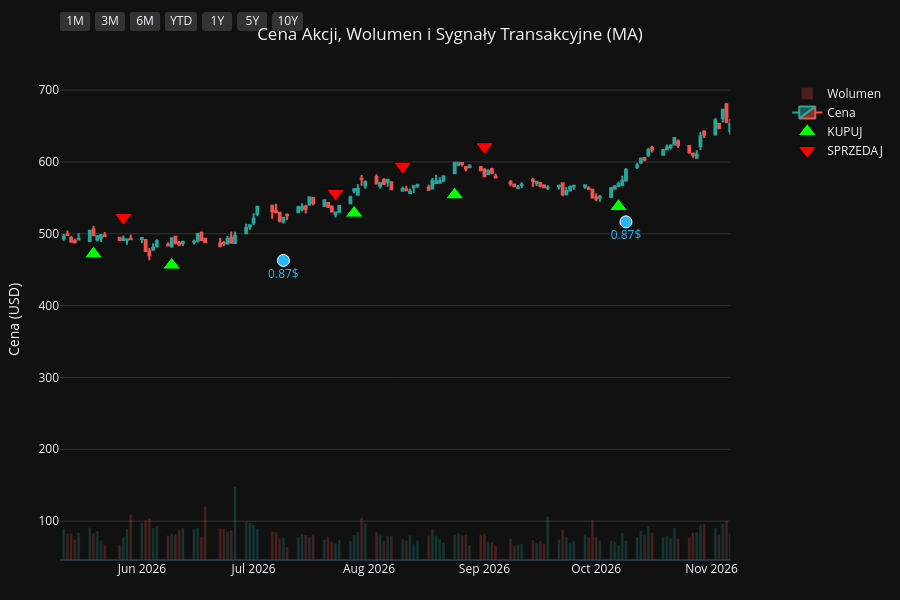
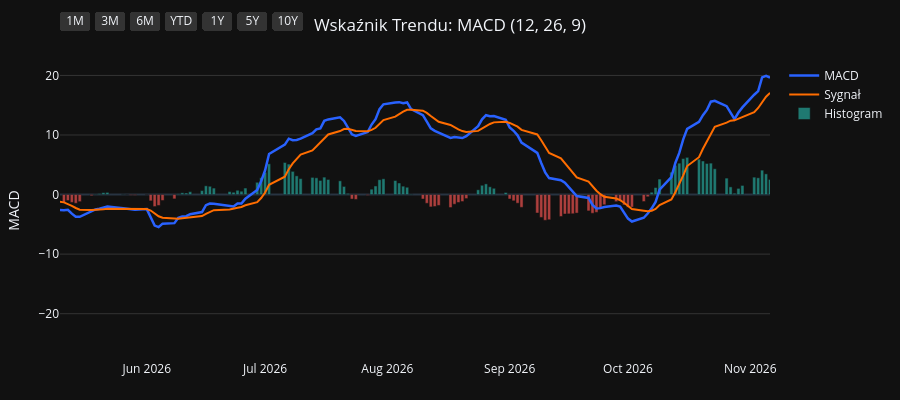
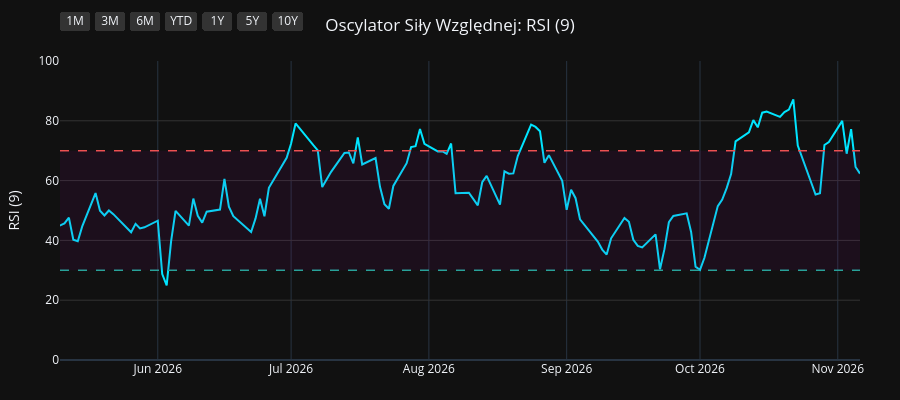
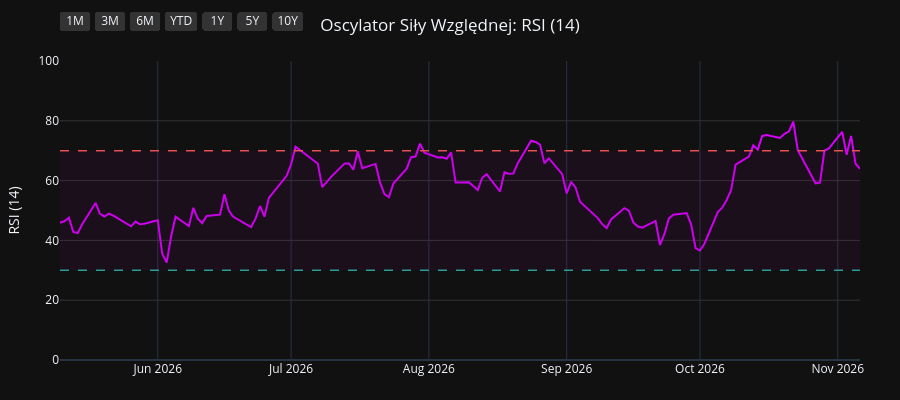

Notebook source saved alongside these figures, in order:
### Code cell
import os
import yfinance as yf
import pandas as pd
import pandas_ta as ta
import plotly.graph_objects as go
from plotly.subplots import make_subplots

# 1. Pobranie i przygotowanie danych
symbol = os.environ.get("STOCK_TICKER", "").strip().upper()
if not symbol:
    raise RuntimeError("Set STOCK_TICKER before running price_extractor.ipynb")
df = yf.Ticker(symbol).history(period="10y")
df.index = df.index.tz_localize(None)

# Wskaźniki i sygnały
df.ta.macd(fast=12, slow=26, signal=9, append=True)
df.ta.rsi(length=9, append=True)
df.ta.rsi(length=14, append=True)
df.ta.rsi(length=21, append=True)
df.dropna(inplace=True)

macd = df['MACD_12_26_9']
signal = df['MACDs_12_26_9']
wczorajszy_macd = macd.shift(1)
wczorajszy_signal = signal.shift(1)

df['Decyzja'] = 'BRAK'
df.loc[(macd > signal) & (wczorajszy_macd <= wczorajszy_signal), 'Decyzja'] = 'KUPUJ'
df.loc[(macd < signal) & (wczorajszy_macd >= wczorajszy_signal), 'Decyzja'] = 'SPRZEDAJ'

df_kupuj = df[df['Decyzja'] == 'KUPUJ']
df_sprzedaj = df[df['Decyzja'] == 'SPRZEDAJ']
df_dywidendy = df[df['Dividends'] > 0]
df_splity = df[df['Stock Splits'] > 0]

# Wspólna konfiguracja osi X
konfiguracja_osi_x = dict(
    type="date",
    showspikes=True, spikemode="across", spikesnap="cursor", spikedash="dot", spikecolor="#ffffff", spikethickness=1, hoverformat="%Y-%m-%d",
    rangeselector=dict(
        buttons=list([
            dict(count=1, label="1M", step="month", stepmode="backward"),
            dict(count=3, label="3M", step="month", stepmode="backward"),
            dict(count=6, label="6M", step="month", stepmode="backward"),
            dict(count=1, label="YTD", step="year", stepmode="todate"),
            dict(count=1, label="1Y", step="year", stepmode="backward"),
            dict(count=5, label="5Y", step="year", stepmode="backward"),
            dict(step="all", label="10Y")
        ]),
        bgcolor="#333333", activecolor="#2962ff", x=0, y=1.1
    )
)

# ==========================================
# WYKRES 1: CENA + WOLUMEN + SYGNAŁY
# ==========================================
fig1 = make_subplots(specs=[[{"secondary_y": True}]])

kolory_wolumenu = ['#26a69a' if row['Close'] >= row['Open'] else '#ef5350' for index, row in df.iterrows()]
fig1.add_trace(go.Bar(x=df.index, y=df['Volume'], marker_color=kolory_wolumenu, opacity=0.25, name='Wolumen'), secondary_y=True)
fig1.add_trace(go.Candlestick(x=df.index, open=df['Open'], high=df['High'], low=df['Low'], close=df['Close'], name='Cena', increasing_line_color='#26a69a', decreasing_line_color='#ef5350'), secondary_y=False)
fig1.add_trace(go.Scatter(x=df_kupuj.index, y=df_kupuj['Low'] * 0.95, customdata=df_kupuj[['Low', 'High']], mode='markers', marker=dict(symbol='triangle-up', size=16, color='#00ff00', line=dict(width=1, color='black')), name='KUPUJ', hovertemplate='KUPUJ<br>Najniższa: %{customdata[0]:.2f}<br>Najwyższa: %{customdata[1]:.2f}<extra></extra>'), secondary_y=False)
fig1.add_trace(go.Scatter(x=df_sprzedaj.index, y=df_sprzedaj['High'] * 1.05, customdata=df_sprzedaj[['Low', 'High']], mode='markers', marker=dict(symbol='triangle-down', size=16, color='#ff0000', line=dict(width=1, color='black')), name='SPRZEDAJ', hovertemplate='SPRZEDAJ<br>Najniższa: %{customdata[0]:.2f}<br>Najwyższa: %{customdata[1]:.2f}<extra></extra>'), secondary_y=False)

if not df_dywidendy.empty:
    fig1.add_trace(go.Scatter(x=df_dywidendy.index, y=df_dywidendy['Low'] * 0.90, mode='markers+text', marker=dict(symbol='circle', size=12, color='#29b6f6', line=dict(width=1, color='white')), text=df_dywidendy['Dividends'].apply(lambda x: f"{x}$"), textposition="bottom center", name='Dywidenda', showlegend=False, hovertemplate='Dywidenda: %{text}<extra></extra>', textfont=dict(color="#29b6f6")), secondary_y=False)
if not df_splity.empty:
                    fig1.add_trace(go.Scatter(x=df_splity.index, y=df_splity['High'], mode='markers+text', marker=dict(symbol='star', size=16, color='#ffee58', line=dict(width=1, color='black')), text=df_splity['Stock Splits'].apply(lambda x: f"{x:g}:1" if x >= 1 else f"1:{1 / x:g}"), textposition="top center", name='Split', hovertemplate='%{text}<extra></extra>', textfont=dict(color="#ffee58")), secondary_y=False)

fig1.update_layout(title=dict(text=f"Cena Akcji, Wolumen i Sygnały Transakcyjne ({symbol})", x=0.5, xanchor='center'), dragmode='pan', xaxis_rangeslider_visible=False, template='plotly_dark', height=600, hovermode='x unified', margin=dict(l=60, r=40, t=60, b=40))
fig1.update_xaxes(**konfiguracja_osi_x)
fig1.update_xaxes(range=[df.index.max() - pd.Timedelta(days=180), df.index.max()])
fig1.update_yaxes(title_text="Cena (USD)", secondary_y=False, gridcolor='#333333')
fig1.update_yaxes(range=[0, df['Volume'].max() * 4], showgrid=False, showticklabels=False, secondary_y=True)
fig1.show(config={'scrollZoom': True})

# ==========================================
# WYKRES 2: WSKAŹNIK MACD
# ==========================================
fig2 = go.Figure()
fig2.add_trace(go.Scatter(x=df.index, y=df['MACD_12_26_9'], line=dict(color='#2962ff', width=2.5), name='MACD'))
fig2.add_trace(go.Scatter(x=df.index, y=df['MACDs_12_26_9'], line=dict(color='#ff6d00', width=2), name='Sygnał'))
kolory_macd = ['#26a69a' if val >= 0 else '#ef5350' for val in df['MACDh_12_26_9']]
fig2.add_trace(go.Bar(x=df.index, y=df['MACDh_12_26_9'], marker_color=kolory_macd, name='Histogram', opacity=0.7))
fig2.update_layout(title=dict(text="Wskaźnik Trendu: MACD (12, 26, 9)", x=0.5, xanchor='center'), dragmode='pan', xaxis_rangeslider_visible=False, template='plotly_dark', height=400, hovermode='x unified', margin=dict(l=60, r=40, t=60, b=40))
fig2.update_xaxes(**konfiguracja_osi_x)
fig2.update_xaxes(range=[df.index.max() - pd.Timedelta(days=180), df.index.max()])
fig2.update_yaxes(title_text="MACD", gridcolor='#333333')
fig2.show(config={'scrollZoom': True})

# ==========================================
# WYKRES 3: OSCYLATOR RSI (9)
# ==========================================
fig3 = go.Figure()
fig3.add_trace(go.Scatter(x=df.index, y=df['RSI_9'], line=dict(color='#00e5ff', width=2), name='RSI (9)'))
fig3.add_hline(y=70, line_dash="dash", line_color="#ef5350", line_width=1.5)
fig3.add_hline(y=30, line_dash="dash", line_color="#26a69a", line_width=1.5)
fig3.add_hrect(y0=30, y1=70, line_width=0, fillcolor="purple", opacity=0.1)
fig3.update_layout(title=dict(text="Oscylator Siły Względnej: RSI (9)", x=0.5, xanchor='center'), dragmode='pan', xaxis_rangeslider_visible=False, template='plotly_dark', height=400, hovermode='x unified', margin=dict(l=60, r=40, t=60, b=40))
fig3.update_xaxes(**konfiguracja_osi_x)
fig3.update_xaxes(range=[df.index.max() - pd.Timedelta(days=180), df.index.max()])
fig3.update_yaxes(title_text="RSI (9)", range=[0, 100], gridcolor='#333333')
fig3.show(config={'scrollZoom': True})

# ==========================================
# WYKRES 4: OSCYLATOR RSI (14)
# ==========================================
fig4 = go.Figure()
fig4.add_trace(go.Scatter(x=df.index, y=df['RSI_14'], line=dict(color='#d500f9', width=2), name='RSI (14)'))
fig4.add_hline(y=70, line_dash="dash", line_color="#ef5350", line_width=1.5)
fig4.add_hline(y=30, line_dash="dash", line_color="#26a69a", line_width=1.5)
fig4.add_hrect(y0=30, y1=70, line_width=0, fillcolor="purple", opacity=0.1)
fig4.update_layout(title=dict(text="Oscylator Siły Względnej: RSI (14)", x=0.5, xanchor='center'), dragmode='pan', xaxis_rangeslider_visible=False, template='plotly_dark', height=400, hovermode='x unified', margin=dict(l=60, r=40, t=60, b=40))
fig4.update_xaxes(**konfiguracja_osi_x)
fig4.update_xaxes(range=[df.index.max() - pd.Timedelta(days=180), df.index.max()])
fig4.update_yaxes(title_text="RSI (14)", range=[0, 100], gridcolor='#333333')
fig4.show(config={'scrollZoom': True})

# ==========================================
# WYKRES 5: OSCYLATOR RSI (21)
# ==========================================
fig5 = go.Figure()
fig5.add_trace(go.Scatter(x=df.index, y=df['RSI_21'], line=dict(color='#64dd17', width=2), name='RSI (21)'))
fig5.add_hline(y=70, line_dash="dash", line_color="#ef5350", line_width=1.5)
fig5.add_hline(y=30, line_dash="dash", line_color="#26a69a", line_width=1.5)
fig5.add_hrect(y0=30, y1=70, line_width=0, fillcolor="purple", opacity=0.1)
fig5.update_layout(title=dict(text="Oscylator Siły Względnej: RSI (21)", x=0.5, xanchor='center'), dragmode='pan', xaxis_rangeslider_visible=False, template='plotly_dark', height=400, hovermode='x unified', margin=dict(l=60, r=40, t=60, b=40))
fig5.update_xaxes(**konfiguracja_osi_x)
fig5.update_xaxes(range=[df.index.max() - pd.Timedelta(days=180), df.index.max()])
fig5.update_yaxes(title_text="RSI (21)", range=[0, 100], gridcolor='#333333')
fig5.show(config={'scrollZoom': True})

### Figure 1 — Plotly figure (JSON) as saved in the notebook; plotly's stock layout.template omitted (floating-point values rounded to 4 significant figures; data arrays with more than 128 entries replaced by an {"elided": "..."} marker saying what was removed)
{"data": [{"marker": {"color": {"elided": "2478 str values"}}, "name": "Wolumen", "opacity": 0.25, "type": "bar", "x": {"elided": "2478 str values"}, "xaxis": "x", "y": {"elided": "2478 int values"}, "yaxis": "y2"}, {"close": {"elided": "2478 float values"}, "decreasing": {"line": {"color": "#ef5350"}}, "high": {"elided": "2478 float values"}, "increasing": {"line": {"color": "#26a69a"}}, "low": {"elided": "2478 float values"}, "name": "Cena", "open": {"elided": "2478 float values"}, "type": "candlestick", "x": {"elided": "2478 str values"}, "xaxis": "x", "yaxis": "y"}, {"customdata": {"elided": "108x2 float values"}, "hovertemplate": "KUPUJ<br>Najniższa: %{customdata[0]:.2f}<br>Najwyższa: %{customdata[1]:.2f}<extra></extra>", "marker": {"color": "#00ff00", "line": {"color": "black", "width": 1}, "size": 16, "symbol": "triangle-up"}, "mode": "markers", "name": "KUPUJ", "type": "scatter", "x": ["2017-01-03T00:00:00", "2017-02-15T00:00:00", "2017-03-17T00:00:00", "2017-04-20T00:00:00", "2017-05-23T00:00:00", "2017-07-12T00:00:00", "2017-08-02T00:00:00", "2017-08-16T00:00:00", "2017-08-22T00:00:00", "2017-09-07T00:00:00", "2017-10-09T00:00:00", "2017-10-31T00:00:00", "2017-11-06T00:00:00", "2017-11-24T00:00:00", "2017-12-12T00:00:00", "2018-01-03T00:00:00", "2018-02-15T00:00:00", "2018-03-07T00:00:00", "2018-03-16T00:00:00", "2018-04-17T00:00:00", "2018-04-26T00:00:00", "2018-06-05T00:00:00", "2018-07-11T00:00:00", "2018-08-22T00:00:00", "2018-11-05T00:00:00", "2018-11-28T00:00:00", "2019-01-02T00:00:00", "2019-01-04T00:00:00", "2019-03-21T00:00:00", "2019-04-01T00:00:00", "2019-04-22T00:00:00", "2019-05-17T00:00:00", "2019-06-07T00:00:00", "2019-06-20T00:00:00", "2019-07-02T00:00:00", "2019-08-19T00:00:00", "2019-10-10T00:00:00", "2019-10-29T00:00:00", "2019-11-08T00:00:00", "2019-12-13T00:00:00", "2020-01-02T00:00:00", "2020-01-08T00:00:00", "2020-02-12T00:00:00", "2020-03-26T00:00:00", "2020-07-17T00:00:00", "2020-10-01T00:00:00", "2020-11-09T00:00:00", "2020-12-28T00:00:00", "2021-02-04T00:00:00", "2021-04-08T00:00:00", "2021-06-04T00:00:00", "2021-07-02T00:00:00", "2021-07-22T00:00:00", "2021-09-09T00:00:00", "2021-09-22T00:00:00", "2021-10-15T00:00:00", "2021-11-09T00:00:00", "2021-12-07T00:00:00", "2022-01-31T00:00:00", "2022-03-16T00:00:00", "2022-04-18T00:00:00", "2022-04-28T00:00:00", "2022-05-23T00:00:00", "2022-07-06T00:00:00", "2022-08-15T00:00:00", "2022-10-05T00:00:00", "2023-01-06T00:00:00", "2023-03-06T00:00:00", "2023-03-21T00:00:00", "2023-04-27T00:00:00", "2023-05-18T00:00:00", "2023-06-15T00:00:00", "2023-07-24T00:00:00", "2023-08-23T00:00:00", "2023-10-12T00:00:00", "2023-11-03T00:00:00", "2024-01-18T00:00:00", "2024-02-26T00:00:00", "2024-03-20T00:00:00", "2024-05-09T00:00:00", "2024-06-07T00:00:00", "2024-07-05T00:00:00", "2024-07-17T00:00:00", "2024-07-30T00:00:00", "2024-10-14T00:00:00", "2024-11-08T00:00:00", "2024-11-27T00:00:00", "2024-12-26T00:00:00", "2025-01-17T00:00:00", "2025-03-25T00:00:00", "2025-04-17T00:00:00", "2025-07-03T00:00:00", "2025-07-22T00:00:00", "2025-10-06T00:00:00", "2025-10-21T00:00:00", "2025-11-11T00:00:00", "2025-11-26T00:00:00", "2026-01-07T00:00:00", "2026-02-02T00:00:00", "2026-03-03T00:00:00", "2026-03-25T00:00:00", "2026-03-30T00:00:00", "2026-04-29T00:00:00", "2026-05-19T00:00:00", "2026-06-09T00:00:00", "2026-07-28T00:00:00", "2026-08-24T00:00:00", "2026-10-07T00:00:00"], "xaxis": "x", "y": [93.29, 97.67, 101.2, 101.4, 107.0, 112.3, 116.4, 118.8, 119.2, 122.3, 129.0, 131.9, 134.5, 136.5, 136.0, 137.4, 154.9, 158.7, 163.7, 158.1, 157.7, 179.1, 181.5, 183.4, 176.3, 175.4, 168.2, 167.4, 207.5, 215.4, 217.7, 228.4, 236.4, 239.0, 242.6, 250.9, 247.6, 249.2, 248.0, 264.5, 273.3, 274.6, 300.9, 230.9, 274.4, 311.9, 312.8, 309.1, 307.8, 342.9, 334.5, 342.3, 347.2, 322.2, 311.8, 320.6, 313.2, 311.0, 347.4, 310.9, 326.6, 341.0, 313.4, 291.9, 324.9, 275.3, 330.1, 335.6, 325.9, 335.9, 359.0, 344.7, 369.6, 371.2, 370.8, 358.1, 399.5, 441.1, 452.0, 424.5, 418.6, 415.8, 414.3, 415.2, 471.2, 487.6, 494.2, 500.2, 489.7, 509.4, 479.3, 527.9, 523.4, 536.6, 529.3, 517.3, 513.7, 545.2, 511.4, 485.0, 467.5, 460.4, 493.3, 472.1, 456.4, 528.8, 554.2, 537.8], "yaxis": "y"}, {"customdata": {"elided": "108x2 float values"}, "hovertemplate": "SPRZEDAJ<br>Najniższa: %{customdata[0]:.2f}<br>Najwyższa: %{customdata[1]:.2f}<extra></extra>", "marker": {"color": "#ff0000", "line": {"color": "black", "width": 1}, "size": 16, "symbol": "triangle-down"}, "mode": "markers", "name": "SPRZEDAJ", "type": "scatter", "x": ["2016-12-30T00:00:00", "2017-01-30T00:00:00", "2017-03-09T00:00:00", "2017-03-21T00:00:00", "2017-05-10T00:00:00", "2017-06-12T00:00:00", "2017-07-31T00:00:00", "2017-08-03T00:00:00", "2017-08-17T00:00:00", "2017-08-31T00:00:00", "2017-09-25T00:00:00", "2017-10-19T00:00:00", "2017-11-02T00:00:00", "2017-11-09T00:00:00", "2017-11-29T00:00:00", "2017-12-22T00:00:00", "2018-02-05T00:00:00", "2018-03-01T00:00:00", "2018-03-15T00:00:00", "2018-03-19T00:00:00", "2018-04-25T00:00:00", "2018-05-22T00:00:00", "2018-06-14T00:00:00", "2018-07-27T00:00:00", "2018-10-03T00:00:00", "2018-11-19T00:00:00", "2018-12-17T00:00:00", "2019-01-03T00:00:00", "2019-02-25T00:00:00", "2019-03-22T00:00:00", "2019-04-05T00:00:00", "2019-05-06T00:00:00", "2019-05-24T00:00:00", "2019-06-18T00:00:00", "2019-06-25T00:00:00", "2019-07-19T00:00:00", "2019-09-10T00:00:00", "2019-10-22T00:00:00", "2019-11-07T00:00:00", "2019-12-10T00:00:00", "2019-12-30T00:00:00", "2020-01-03T00:00:00", "2020-01-28T00:00:00", "2020-02-24T00:00:00", "2020-06-11T00:00:00", "2020-09-04T00:00:00", "2020-10-16T00:00:00", "2020-12-10T00:00:00", "2021-01-12T00:00:00", "2021-03-18T00:00:00", "2021-04-30T00:00:00", "2021-06-30T00:00:00", "2021-07-20T00:00:00", "2021-08-02T00:00:00", "2021-09-21T00:00:00", "2021-10-13T00:00:00", "2021-10-27T00:00:00", "2021-11-22T00:00:00", "2022-01-12T00:00:00", "2022-02-10T00:00:00", "2022-04-11T00:00:00", "2022-04-25T00:00:00", "2022-05-05T00:00:00", "2022-06-10T00:00:00", "2022-08-11T00:00:00", "2022-08-18T00:00:00", "2022-12-06T00:00:00", "2023-01-27T00:00:00", "2023-03-09T00:00:00", "2023-04-26T00:00:00", "2023-05-16T00:00:00", "2023-05-22T00:00:00", "2023-07-21T00:00:00", "2023-07-25T00:00:00", "2023-09-15T00:00:00", "2023-10-19T00:00:00", "2023-12-26T00:00:00", "2024-02-20T00:00:00", "2024-03-04T00:00:00", "2024-03-25T00:00:00", "2024-05-28T00:00:00", "2024-06-28T00:00:00", "2024-07-09T00:00:00", "2024-07-24T00:00:00", "2024-09-20T00:00:00", "2024-10-25T00:00:00", "2024-11-19T00:00:00", "2024-12-04T00:00:00", "2024-12-30T00:00:00", "2025-02-19T00:00:00", "2025-04-04T00:00:00", "2025-05-22T00:00:00", "2025-07-14T00:00:00", "2025-09-03T00:00:00", "2025-10-09T00:00:00", "2025-10-30T00:00:00", "2025-11-17T00:00:00", "2026-01-02T00:00:00", "2026-01-09T00:00:00", "2026-02-12T00:00:00", "2026-03-12T00:00:00", "2026-03-27T00:00:00", "2026-04-28T00:00:00", "2026-05-01T00:00:00", "2026-05-27T00:00:00", "2026-07-23T00:00:00", "2026-08-10T00:00:00", "2026-09-01T00:00:00"], "xaxis": "x", "y": [103.1, 108.7, 110.5, 111.9, 116.1, 121.4, 128.0, 130.1, 132.0, 134.0, 141.6, 145.8, 148.9, 149.5, 154.1, 151.2, 171.8, 177.2, 182.0, 182.2, 174.0, 192.8, 201.5, 212.2, 224.8, 200.0, 194.1, 188.1, 226.5, 237.2, 239.1, 250.6, 255.0, 263.9, 268.0, 281.6, 283.6, 277.8, 277.5, 292.7, 303.7, 305.1, 324.8, 332.7, 310.1, 351.5, 349.9, 340.3, 353.4, 381.3, 391.4, 376.3, 383.3, 396.9, 349.3, 356.2, 357.8, 348.0, 379.7, 387.8, 359.2, 362.8, 375.8, 351.8, 364.2, 368.0, 363.9, 390.7, 373.8, 382.8, 394.5, 398.4, 413.5, 417.0, 430.8, 407.2, 439.1, 470.9, 492.4, 498.2, 466.1, 463.7, 463.7, 451.5, 511.3, 533.9, 542.2, 545.9, 548.3, 592.9, 541.1, 596.4, 582.5, 618.9, 604.5, 587.3, 573.1, 595.6, 607.4, 567.4, 528.3, 522.5, 541.1, 532.7, 522.6, 556.6, 594.2, 621.3], "yaxis": "y"}, {"hovertemplate": "Dywidenda: %{text}<extra></extra>", "marker": {"color": "#29b6f6", "line": {"color": "white", "width": 1}, "size": 12, "symbol": "circle"}, "mode": "markers+text", "name": "Dywidenda", "showlegend": false, "text": ["0.22$", "0.22$", "0.22$", "0.22$", "0.25$", "0.25$", "0.25$", "0.25$", "0.33$", "0.33$", "0.33$", "0.33$", "0.4$", "0.4$", "0.4$", "0.4$", "0.44$", "0.44$", "0.44$", "0.44$", "0.49$", "0.49$", "0.49$", "0.49$", "0.57$", "0.57$", "0.57$", "0.57$", "0.66$", "0.66$", "0.66$", "0.66$", "0.76$", "0.76$", "0.76$", "0.76$", "0.87$", "0.87$", "0.87$", "0.87$"], "textfont": {"color": "#29b6f6"}, "textposition": "bottom center", "type": "scatter", "x": ["2017-01-05T00:00:00", "2017-04-05T00:00:00", "2017-07-05T00:00:00", "2017-10-05T00:00:00", "2018-01-08T00:00:00", "2018-04-06T00:00:00", "2018-07-06T00:00:00", "2018-10-05T00:00:00", "2019-01-08T00:00:00", "2019-04-08T00:00:00", "2019-07-08T00:00:00", "2019-10-08T00:00:00", "2020-01-08T00:00:00", "2020-04-08T00:00:00", "2020-07-08T00:00:00", "2020-10-08T00:00:00", "2021-01-07T00:00:00", "2021-04-08T00:00:00", "2021-07-08T00:00:00", "2021-10-07T00:00:00", "2022-01-06T00:00:00", "2022-04-07T00:00:00", "2022-07-07T00:00:00", "2022-10-06T00:00:00", "2023-01-06T00:00:00", "2023-04-05T00:00:00", "2023-07-06T00:00:00", "2023-10-05T00:00:00", "2024-01-08T00:00:00", "2024-04-08T00:00:00", "2024-07-09T00:00:00", "2024-10-09T00:00:00", "2025-01-10T00:00:00", "2025-04-09T00:00:00", "2025-07-09T00:00:00", "2025-10-09T00:00:00", "2026-01-09T00:00:00", "2026-04-09T00:00:00", "2026-07-09T00:00:00", "2026-10-09T00:00:00"], "xaxis": "x", "y": [90.56, 95.37, 103.4, 121.8, 135.4, 144.9, 169.6, 182.2, 162.4, 201.1, 232.7, 230.5, 260.2, 224.5, 258.2, 299.2, 303.2, 324.8, 319.0, 304.9, 320.6, 302.9, 280.3, 262.6, 312.7, 318.8, 344.0, 344.8, 368.8, 420.5, 393.2, 440.7, 448.2, 419.2, 499.5, 503.0, 515.3, 446.6, 462.9, 516.6], "yaxis": "y"}], "layout": {"dragmode": "pan", "height": 600, "hovermode": "x unified", "margin": {"b": 40, "l": 60, "r": 40, "t": 60}, "title": {"text": "Cena Akcji, Wolumen i Sygnały Transakcyjne (MA)", "x": 0.5, "xanchor": "center"}, "xaxis": {"anchor": "y", "domain": [0.0, 0.94], "hoverformat": "%Y-%m-%d", "range": ["2026-05-10T00:00:00", "2026-11-06T00:00:00"], "rangeselector": {"activecolor": "#2962ff", "bgcolor": "#333333", "buttons": [{"count": 1, "label": "1M", "step": "month", "stepmode": "backward"}, {"count": 3, "label": "3M", "step": "month", "stepmode": "backward"}, {"count": 6, "label": "6M", "step": "month", "stepmode": "backward"}, {"count": 1, "label": "YTD", "step": "year", "stepmode": "todate"}, {"count": 1, "label": "1Y", "step": "year", "stepmode": "backward"}, {"count": 5, "label": "5Y", "step": "year", "stepmode": "backward"}, {"label": "10Y", "step": "all"}], "x": 0, "y": 1.1}, "rangeslider": {"visible": false}, "showspikes": true, "spikecolor": "#ffffff", "spikedash": "dot", "spikemode": "across", "spikesnap": "cursor", "spikethickness": 1, "type": "date"}, "yaxis": {"anchor": "x", "domain": [0.0, 1.0], "gridcolor": "#333333", "title": {"text": "Cena (USD)"}}, "yaxis2": {"anchor": "x", "overlaying": "y", "range": [0, 60126000], "showgrid": false, "showticklabels": false, "side": "right"}}}

### Figure 2 — Plotly figure (JSON) as saved in the notebook; plotly's stock layout.template omitted (floating-point values rounded to 4 significant figures; data arrays with more than 128 entries replaced by an {"elided": "..."} marker saying what was removed)
{"data": [{"line": {"color": "#2962ff", "width": 2.5}, "name": "MACD", "type": "scatter", "x": {"elided": "2478 str values"}, "y": {"elided": "2478 float values"}}, {"line": {"color": "#ff6d00", "width": 2}, "name": "Sygnał", "type": "scatter", "x": {"elided": "2478 str values"}, "y": {"elided": "2478 float values"}}, {"marker": {"color": {"elided": "2478 str values"}}, "name": "Histogram", "opacity": 0.7, "type": "bar", "x": {"elided": "2478 str values"}, "y": {"elided": "2478 float values"}}], "layout": {"dragmode": "pan", "height": 400, "hovermode": "x unified", "margin": {"b": 40, "l": 60, "r": 40, "t": 60}, "title": {"text": "Wskaźnik Trendu: MACD (12, 26, 9)", "x": 0.5, "xanchor": "center"}, "xaxis": {"hoverformat": "%Y-%m-%d", "range": ["2026-05-10T00:00:00", "2026-11-06T00:00:00"], "rangeselector": {"activecolor": "#2962ff", "bgcolor": "#333333", "buttons": [{"count": 1, "label": "1M", "step": "month", "stepmode": "backward"}, {"count": 3, "label": "3M", "step": "month", "stepmode": "backward"}, {"count": 6, "label": "6M", "step": "month", "stepmode": "backward"}, {"count": 1, "label": "YTD", "step": "year", "stepmode": "todate"}, {"count": 1, "label": "1Y", "step": "year", "stepmode": "backward"}, {"count": 5, "label": "5Y", "step": "year", "stepmode": "backward"}, {"label": "10Y", "step": "all"}], "x": 0, "y": 1.1}, "rangeslider": {"visible": false}, "showspikes": true, "spikecolor": "#ffffff", "spikedash": "dot", "spikemode": "across", "spikesnap": "cursor", "spikethickness": 1, "type": "date"}, "yaxis": {"gridcolor": "#333333", "title": {"text": "MACD"}}}}

### Figure 3 — Plotly figure (JSON) as saved in the notebook; plotly's stock layout.template omitted (floating-point values rounded to 4 significant figures; data arrays with more than 128 entries replaced by an {"elided": "..."} marker saying what was removed)
{"data": [{"line": {"color": "#00e5ff", "width": 2}, "name": "RSI (9)", "type": "scatter", "x": {"elided": "2478 str values"}, "y": {"elided": "2478 float values"}}], "layout": {"dragmode": "pan", "height": 400, "hovermode": "x unified", "margin": {"b": 40, "l": 60, "r": 40, "t": 60}, "shapes": [{"line": {"color": "#ef5350", "dash": "dash", "width": 1.5}, "type": "line", "x0": 0, "x1": 1, "xref": "x domain", "y0": 70, "y1": 70, "yref": "y"}, {"line": {"color": "#26a69a", "dash": "dash", "width": 1.5}, "type": "line", "x0": 0, "x1": 1, "xref": "x domain", "y0": 30, "y1": 30, "yref": "y"}, {"fillcolor": "purple", "line": {"width": 0}, "opacity": 0.1, "type": "rect", "x0": 0, "x1": 1, "xref": "x domain", "y0": 30, "y1": 70, "yref": "y"}], "title": {"text": "Oscylator Siły Względnej: RSI (9)", "x": 0.5, "xanchor": "center"}, "xaxis": {"hoverformat": "%Y-%m-%d", "range": ["2026-05-10T00:00:00", "2026-11-06T00:00:00"], "rangeselector": {"activecolor": "#2962ff", "bgcolor": "#333333", "buttons": [{"count": 1, "label": "1M", "step": "month", "stepmode": "backward"}, {"count": 3, "label": "3M", "step": "month", "stepmode": "backward"}, {"count": 6, "label": "6M", "step": "month", "stepmode": "backward"}, {"count": 1, "label": "YTD", "step": "year", "stepmode": "todate"}, {"count": 1, "label": "1Y", "step": "year", "stepmode": "backward"}, {"count": 5, "label": "5Y", "step": "year", "stepmode": "backward"}, {"label": "10Y", "step": "all"}], "x": 0, "y": 1.1}, "rangeslider": {"visible": false}, "showspikes": true, "spikecolor": "#ffffff", "spikedash": "dot", "spikemode": "across", "spikesnap": "cursor", "spikethickness": 1, "type": "date"}, "yaxis": {"gridcolor": "#333333", "range": [0, 100], "title": {"text": "RSI (9)"}}}}

### Figure 4 — Plotly figure (JSON) as saved in the notebook; plotly's stock layout.template omitted (floating-point values rounded to 4 significant figures; data arrays with more than 128 entries replaced by an {"elided": "..."} marker saying what was removed)
{"data": [{"line": {"color": "#d500f9", "width": 2}, "name": "RSI (14)", "type": "scatter", "x": {"elided": "2478 str values"}, "y": {"elided": "2478 float values"}}], "layout": {"dragmode": "pan", "height": 400, "hovermode": "x unified", "margin": {"b": 40, "l": 60, "r": 40, "t": 60}, "shapes": [{"line": {"color": "#ef5350", "dash": "dash", "width": 1.5}, "type": "line", "x0": 0, "x1": 1, "xref": "x domain", "y0": 70, "y1": 70, "yref": "y"}, {"line": {"color": "#26a69a", "dash": "dash", "width": 1.5}, "type": "line", "x0": 0, "x1": 1, "xref": "x domain", "y0": 30, "y1": 30, "yref": "y"}, {"fillcolor": "purple", "line": {"width": 0}, "opacity": 0.1, "type": "rect", "x0": 0, "x1": 1, "xref": "x domain", "y0": 30, "y1": 70, "yref": "y"}], "title": {"text": "Oscylator Siły Względnej: RSI (14)", "x": 0.5, "xanchor": "center"}, "xaxis": {"hoverformat": "%Y-%m-%d", "range": ["2026-05-10T00:00:00", "2026-11-06T00:00:00"], "rangeselector": {"activecolor": "#2962ff", "bgcolor": "#333333", "buttons": [{"count": 1, "label": "1M", "step": "month", "stepmode": "backward"}, {"count": 3, "label": "3M", "step": "month", "stepmode": "backward"}, {"count": 6, "label": "6M", "step": "month", "stepmode": "backward"}, {"count": 1, "label": "YTD", "step": "year", "stepmode": "todate"}, {"count": 1, "label": "1Y", "step": "year", "stepmode": "backward"}, {"count": 5, "label": "5Y", "step": "year", "stepmode": "backward"}, {"label": "10Y", "step": "all"}], "x": 0, "y": 1.1}, "rangeslider": {"visible": false}, "showspikes": true, "spikecolor": "#ffffff", "spikedash": "dot", "spikemode": "across", "spikesnap": "cursor", "spikethickness": 1, "type": "date"}, "yaxis": {"gridcolor": "#333333", "range": [0, 100], "title": {"text": "RSI (14)"}}}}
